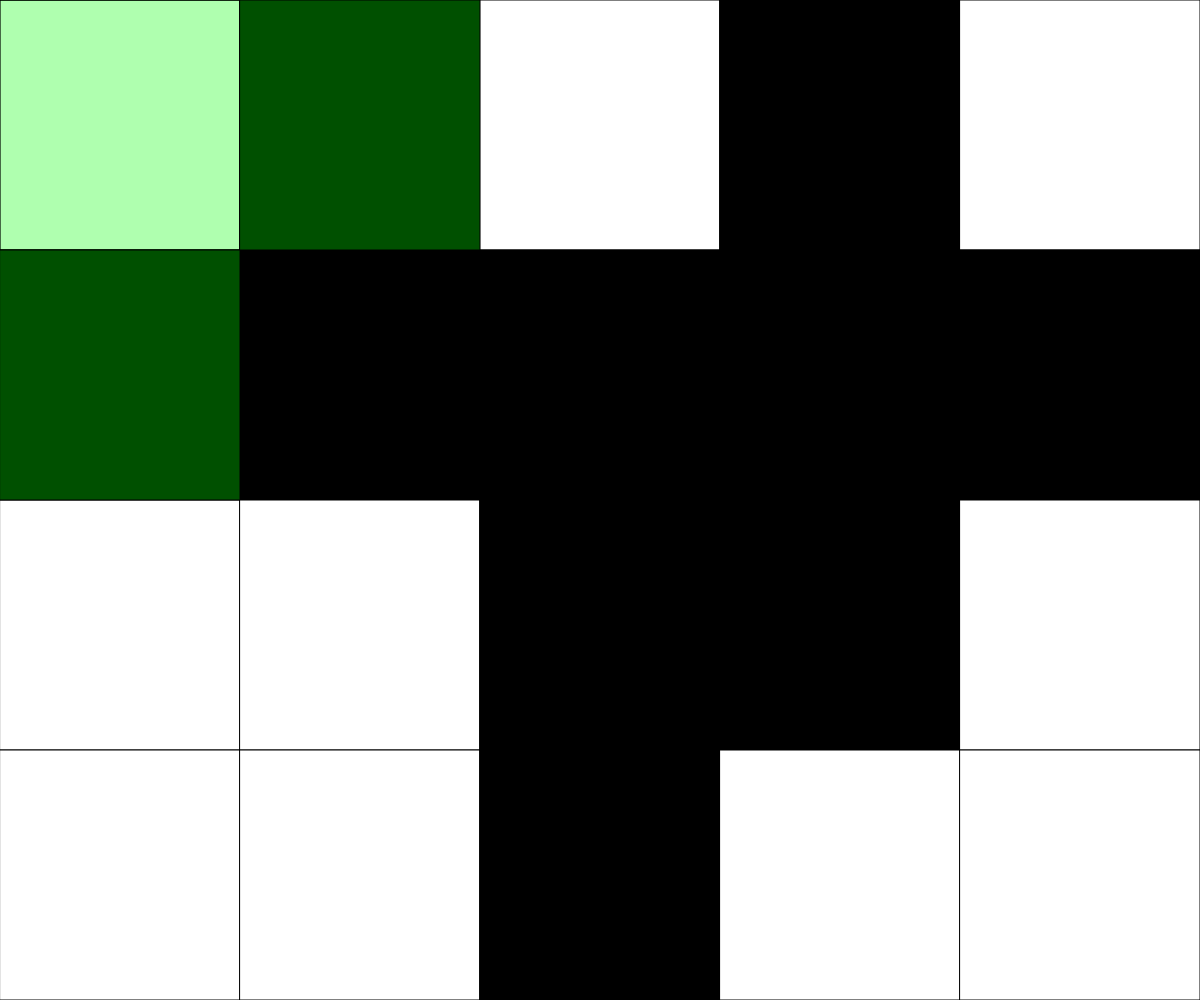
Frame 1 (no input)
Frame 60 (no input): identical to frame 1, image omitted
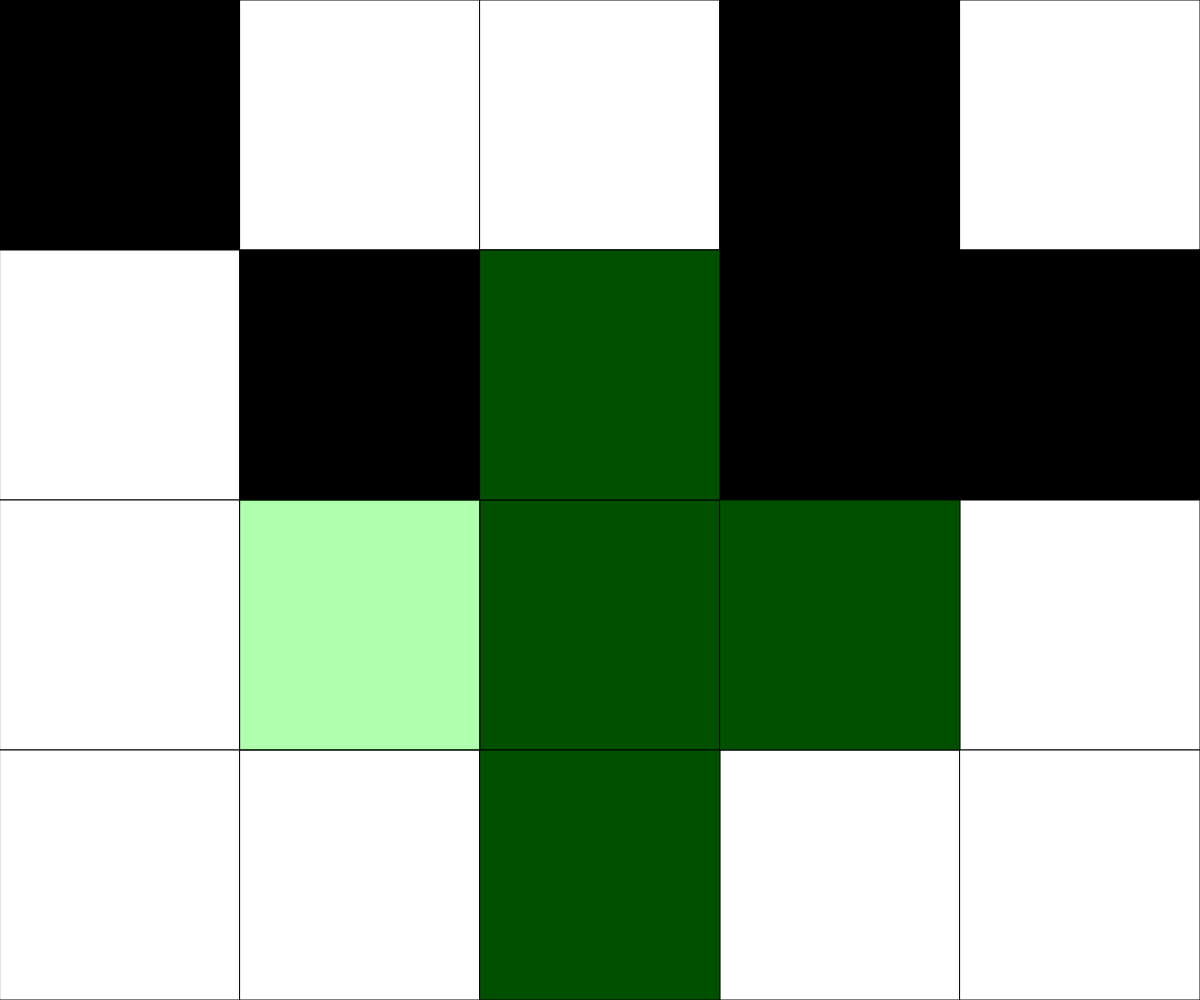
Frame 120 (the mouse pressed at the canvas centre since frame 60)

The p5.js sketch that drew these frames (run headless with seeded random() and noise() and a simulated clock; from frame 60 on, the mouse is pressed at the canvas centre):

// p5.js sketch
// ── sketch.js
// Puzzle Game
// Muntaha Chowdhury
// 29 October, 2024
// SUMMARIZE STUFF HERE

let flipType = 0;     //0-cross     1-square
let xDir = 1;
let yDir = -1;

let NUM_ROWS = 4;
let NUM_COLS = 5;
let rectWidth, rectHeight;
let currentRow, currentCol;
let gridData = [[0,   0,   0,   0,  0],
                [0,   0,   0,   0,  0],
                [0,   255, 0,   0,  0],
                [255, 255, 255, 0,  0]];



function setup() {
  // Determine the size of each square. Could use windowHeight,windowHeight  for Canvas to keep a square aspect ratio
  createCanvas(windowWidth, windowHeight);
  rectWidth = width/NUM_COLS;
  rectHeight = height/NUM_ROWS;
  randomizeGrid();
}

function draw() {
  background(220);
  determineActiveSquare();   //figure out which tile the mouse cursor is over
  drawGrid();                //render the current game board to the screen (and the overlay)
  checkDir();
  overlayGuide();
  win();
}






function randomizeGrid() {
  // give the grid a random design
  for (let y = 0; y < NUM_ROWS; y++) {
    for (let x = 0; x < NUM_COLS; x++) {
      let choice = round(random(0,1));
      if (choice === 1) choice = 255;
      gridData[y][x] = choice;
    }
  }
}

function drawGrid(){
  // Render a grid of squares - fill color set according to data stored in the 2D array
  for (let x = 0; x < NUM_COLS ; x++){
    for (let y = 0; y < NUM_ROWS; y++){
      fill(gridData[y][x]); 
      rect(x*rectWidth, y*rectHeight, rectWidth, rectHeight);
    }
  }
}








function flip(col, row){
  // given a column and row for the 2D array, flip its value from 0 to 255 or 255 to 0
  // conditions ensure that the col and row given are valid and exist for the array. If not, no operations take place.
  if (col >= 0 && col < NUM_COLS ){
    if (row >= 0 && row < NUM_ROWS){
      if (gridData[row][col] === 0) gridData[row][col] = 255;
      else gridData[row][col] = 0;
    }
  }
}


function mousePressed(){
  // cross-shaped pattern flips on a mouseclick. Boundary conditions are checked within the flip function to ensure in-bounds access for array

  if (keyIsPressed && keyCode === SHIFT) {    //Cheater funcitonality
    flip(currentCol, currentRow);
  }
  else if (flipType === 0) {
    flip(currentCol, currentRow);
    flip(currentCol-1, currentRow);
    flip(currentCol+1, currentRow);
    flip(currentCol, currentRow-1);
    flip(currentCol, currentRow+1);
  }
  else {
    flip(currentCol, currentRow);
    flip(currentCol+xDir, currentRow);
    flip(currentCol, currentRow+yDir);
    flip(currentCol+xDir, currentRow+yDir);
  }
}

function keyPressed() {
  if (keyCode === 32) {
    if (flipType === 0) flipType = 1;
    else flipType = 0;
  }
}








function determineActiveSquare(){
  // An expression to run each frame to determine where the mouse currently is.
  currentRow = int(mouseY / rectHeight);
  currentCol = int(mouseX / rectWidth);
}

function win() {
  // checks if all the gridData is the same
  let toMatch = gridData[0][0];

  for (let y = 0; y < NUM_ROWS; y++) {
    for (let x = 0; x < NUM_COLS; x++) {
      if (gridData[y][x] !== toMatch) return;
    }
  }

  textSize(30);
  textAlign(CENTER);
  fill('green');
  text('You Win!', width/2, height/2);
  fill(0);
}






function checkDir() {
  if (flipType !== 1) return;

  if (currentCol === 0) xDir = 1;
  else if (currentCol > round(NUM_COLS/2)) xDir = -1;

  if (currentRow === 0 ) yDir = 1;
  else if (currentRow > round(NUM_ROWS/2)) yDir = -1;
}



function drawOverlay(x, y) {
  // draw the squares for overlay
  rect(x*rectWidth, y*rectHeight, rectWidth, rectHeight);
}

function overlayGuide() {
  // decides what to overlay
  fill(0, 255, 0, 80);

  if (keyIsPressed && keyCode === SHIFT) {    //Cheater funcitonality 
    drawOverlay(currentCol, currentRow);
  }
  else if (flipType === 0) {
    drawOverlay(currentCol, currentRow);
    drawOverlay(currentCol-1, currentRow);
    drawOverlay(currentCol+1, currentRow);
    drawOverlay(currentCol, currentRow-1);
    drawOverlay(currentCol, currentRow+1);
  }
  else {
    drawOverlay(currentCol, currentRow);
    drawOverlay(currentCol+xDir, currentRow);
    drawOverlay(currentCol, currentRow+yDir);
    drawOverlay(currentCol+xDir, currentRow+yDir);
  }
}
